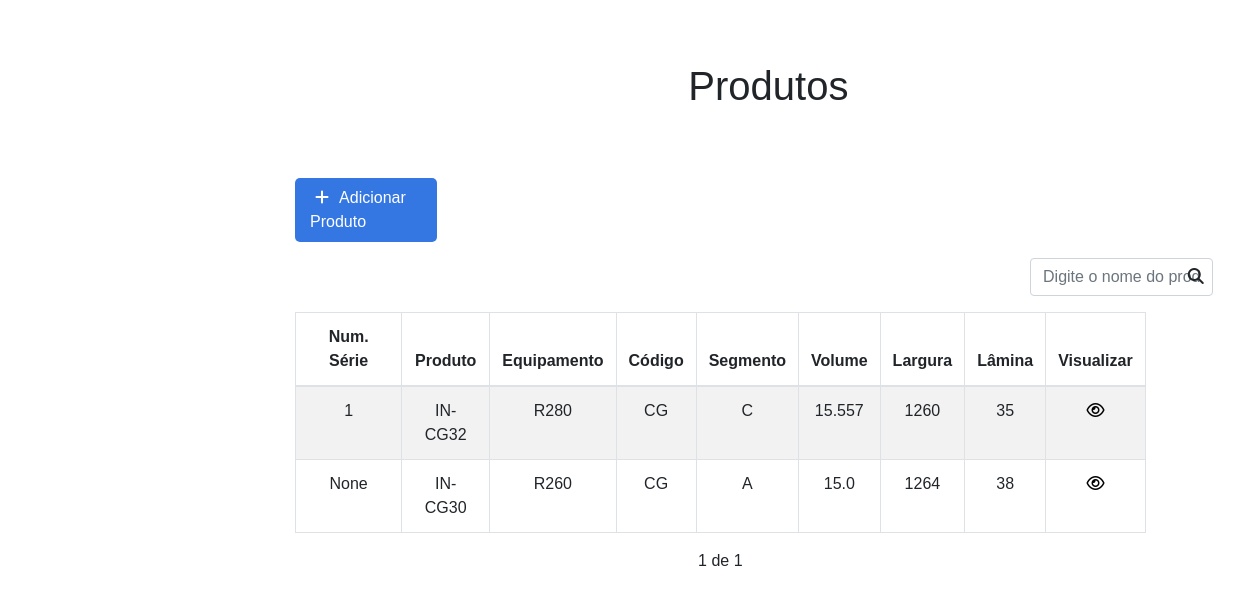
/products/, run on an earlier commit of the app's database.
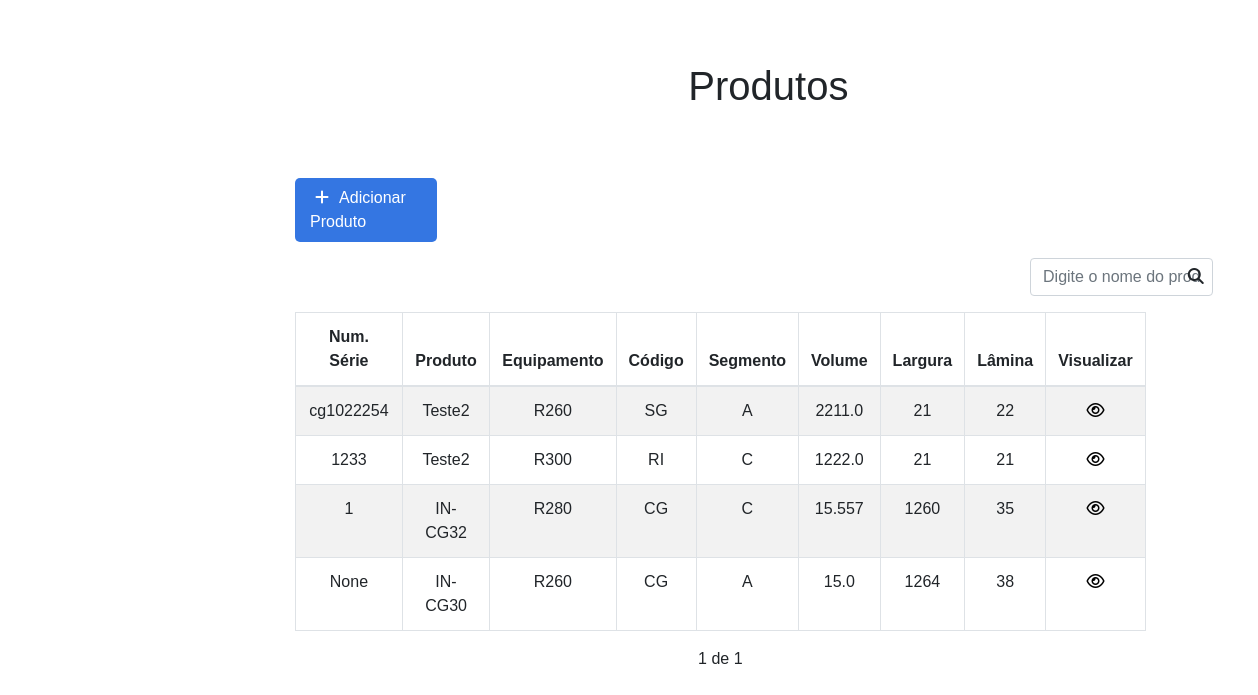
And on a later commit of the database.
### produtos/models.py (models this page shows, shortened)
class Produto(models.Model):
    segmento = (
        ('A', 'Agrícola'),
        ('C', 'Construção'),
        ('F', 'Florestal'),
        ('I', 'Industrial'),
        ('U', 'Automotiva'),
        ('M', 'Mineração'),
    )
    tipoProduto = (
        ('AC', 'Acessório'),
        ('CC', 'Carregadeira'),
        ('CD', 'Chapa de desgaste'),
        ('CB', 'Chock bar'),
        ('DF', 'Dispositivos e ferramentas'),
        ('ER', 'Engate rápido'),
        ('CE', 'Escavadeira'),
        ('FP', 'Ferramenta de penetração de solo'),
        ('GA', 'Garfo'),
        ('CG', 'Graniteira'),
        ('LA', 'Lâmina'),
        ('LN', 'Lança'),
        ('RI', 'Ripper'),
        ('SG', 'Segmento'),
        ('VA', 'Vala'),
        ('SE', 'Serviço'),
    )
    classeProduto = (
        ('6 SW', '6 SW'),
        ('6 LH', '6 LH'),
        ('7 SW', '7 SW'),
        ('7 LH', '7 LH'),
        ('7S SW', '7S SW'),
        ('7S LH', '7S LH'),
        ('8 SW', '8 SW'),
        ('8 LH', '8 LH'),
        ('9 SW', '9 SW'),
        ('9 LH', '9 LH'),
        ('9S SW', '9S SW'),
        ('9S LH', '9S LH'),
    )
    dureza = (
        ('GD', 'Geral'),
        ('HD', 'Pesada'),
        ('SD', 'Severa'),
        ('XD', 'Extrema'),
    )
    segmento = CharField(max_length=30, choices=segmento, null=True)
    numeroSerie = CharField(max_length=30, null=True)
    nome = CharField(max_length=30, null=True)
    equipamento = CharField(max_length=10, null=True)
    capacidade = FloatField(null=True)
    largura = IntegerField(null=True)
    lamina = IntegerField(null=True)
    peso = IntegerField(null=True)
    codigo = CharField(max_length=2, choices=tipoProduto, null=True)
    classe = CharField(max_length=5, choices=classeProduto, null=True)
    dureza = CharField(max_length=2, choices=dureza, null=True)
    dateCriacao = DateTimeField(auto_now_add=True)
    dateUpdate = DateTimeField(auto_now=True)
    responsavel = ForeignKey(Colaborador, null=True, on_delete=SET_NULL)

### produtos/views.py (the view)
# urls.py: path('', views.Products, name = 'Home_Products'),
def Products(request):
    search = request.GET.get('search')
    if search:
        products = Produto.objects.filter(nome__icontains = search, codigo__icontains = search)
    else:
        productsList = Produto.objects.all().order_by('-dateCriacao')
        paginator = Paginator(productsList, 20)
        page = request.GET.get('page')
        products = paginator.get_page(page)
    return render(request, 'produtos/Products.html', {'products' : products})

### templates/produtos/Products.html (shortened to what this page needs)
{% extends 'base.html' %}
{% block content %}
    <div class="container title-products">
        <h1>Produtos</h1>
    </div>
    <div class="offset-1 col-10 product-div">
        <a href="{% url 'products:New_Products' %}" class="add-product">
            <div class="col-2 add-div">
                <i class="fas fa-plus products"></i>Adicionar Produto
            </div>
        </a>
        <div class="col-3 search-div">
            <form method="GET" id="search-form">
                <input class="form-control" type="text" id="search" name="search" placeholder="Digite o nome do produto">
                <i class="fas fa-search" id="search-button"></i>
            </form>
        </div>
        <table class="table table-striped table-hover table-bordered">
            <thead>
                <tr>
                    <th scope="col">Num. Série</th>
                    <th scope="col">Produto</th>
                    <th scope="col">Equipamento</th>
                    <th scope="col">Código</th>
                    <th scope="col">Segmento</th>
                    <th scope="col">Volume</th>
                    <th scope="col">Largura</th>
                    <th scope="col">Lâmina</th>
                    <th scope="col" class="col-sm-1">Visualizar</th>
                </tr>
            </thead>
            <tbody id="product-table">
                {% for product in products %}
                <tr scope="row">
                    <td>
                        {{product.numeroSerie}}
                    </td>
                    <td>
                        {{product.nome}}
                    </td>
                    <td>
                        {{product.equipamento}}
                    </td>
                    <td>
                        {{product.codigo}}
                    </td>
                    <td>
                        {{product.segmento}}
                    </td>
                    <td>
                        {{product.capacidade}}
                    </td>
                    <td>
                        {{product.largura}}
                    </td>
                    <td>
                        {{product.lamina}}
                    </td>
                    <td>
                        <a href="{% url 'products:View_Product' product.id %}" class="icon view-product">
                            <div class="col">
                                <i class="far fa-eye"></i>
                            </div>
                        </a>
                    </td>
                </tr>
                {% endfor %}
            </tbody>
        </table>
        <div class="pagination">
            <span class="step-links">
                {% if products.paginator.num_pages %}
                <span class="current">
                    {{products.number}} de {{products.paginator.num_pages}}
                </span>
                {% endif %}
            </span>
        </div>
    </div>
{% endblock %}

### templates/base.html (shortened to what this page needs)
{% load static %}
<!DOCTYPE html>
<html lang="pt-br">
<head>
    <link rel="stylesheet" href="{% static 'css/style.css' %}">
    <link rel="stylesheet" href="{% static 'css/bs/bootstrap.css' %}">
</head>
<body>
    <div class="home_content">
        {% block content %}
        {% endblock %}
    </div>
</body>
</html>

### static/css/style.css (style rules this page uses)
* { margin: 0; padding: 0; box-sizing: border-box; font-family: sans-serif; }
body { position: relative; min-height: 100vh; width: 100%; overflow: auto; }
.home_content { top: 2em; position: absolute; height: 95%; width: 84%; left: 15em; }
.title-products { font-size: 1.5em !important; padding: 30px; position: relative; text-align: center; }
.product-div { padding: 0; left: -3em; }
.add-product { position: relative; text-decoration: none !important; margin-right: -0.3em; width: 5em; }
h1 { padding-bottom: 0.75em; }
.add-div { background-color: #3476e2; cursor: pointer; display: inline-block; color: #fff; padding: 0.5em; border-radius: 0.31em; }
.fas.fa-plus.products { color: #fff; margin-right: 0.63em; margin-left: 0.31em; }
.fas.fa-search { position: absolute; cursor: pointer; top:0.6em; right: 1.5em; }
.search-div { padding: 0; margin-top: 1em; margin-left: 45em; margin-bottom: 1em; display: inline-block; }
.table { text-align: center; margin-right: 0; }
.icon.view-product { color: #000; }
.step-links { position: relative; margin-left: auto; margin-right: auto; }
.step-links .current { margin-right: 5px; margin-left: 5px; }

What changed in the data, as far as the page shows it:
added Produto: numeroSerie "cg1022254", nome "Teste2", equipamento "R260", codigo "SG", segmento "A", capacidade "2211.0", largura "21", lamina "22"
added Produto: numeroSerie "1233", nome "Teste2", equipamento "R300", codigo "RI", segmento "C", capacidade "1222.0", largura "21", lamina "21"
